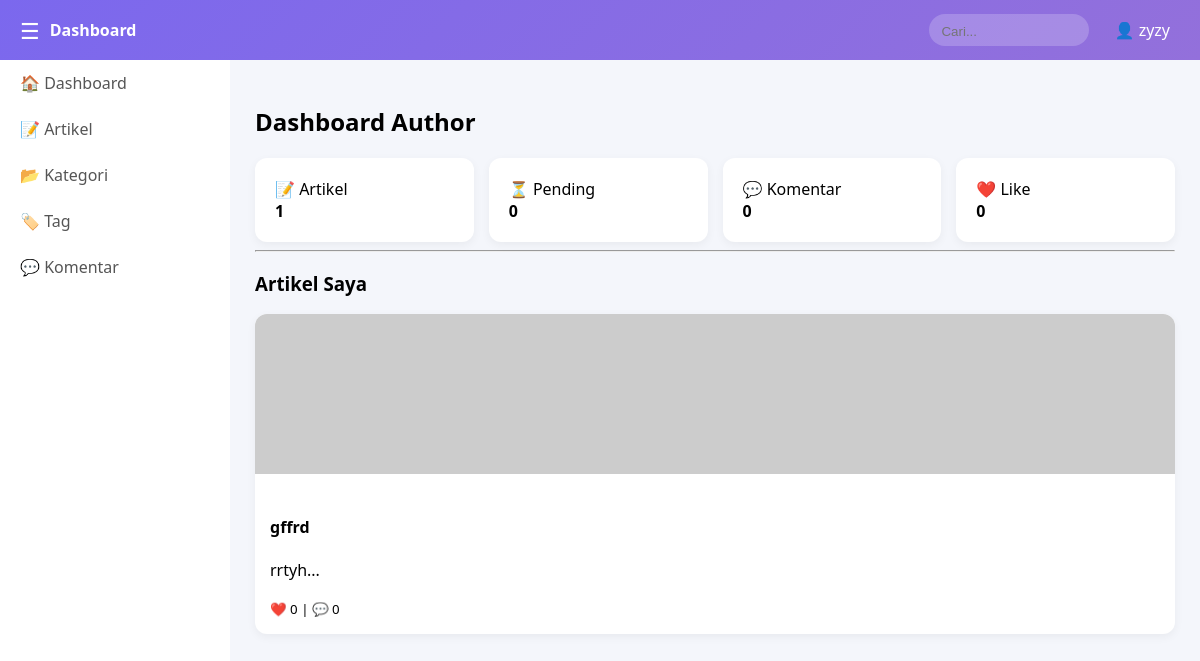
The page /author/dashboard.php (signed in) on the database its author committed.
### tables this page shows
CREATE TABLE `users` (
  `id_user` int(11) NOT NULL,
  `username` varchar(50) DEFAULT NULL,
  `password` varchar(255) DEFAULT NULL,
  `nama` varchar(100) DEFAULT NULL,
  `role` enum('admin','author','users') DEFAULT NULL
);

CREATE TABLE `artikel` (
  `id_artikel` int(11) NOT NULL,
  `judul` varchar(200) DEFAULT NULL,
  `isi` text DEFAULT NULL,
  `id_kategori` int(11) DEFAULT NULL,
  `id_user` int(11) DEFAULT NULL,
  `tanggal` datetime DEFAULT NULL,
  `gambar` varchar(255) DEFAULT NULL,
  `status` varchar(20) DEFAULT '''pending'''
);

### author/dashboard.php (the view, shortened to what this page needs)
<?php
include "../config/koneksi.php";
$id_user = $_SESSION['id_user'] ?? 0;
$keyword = $_GET['keyword'] ?? '';
$stmtUser = mysqli_prepare($koneksi, "SELECT nama FROM users WHERE id_user=?");
mysqli_stmt_bind_param($stmtUser, "i", $id_user);
mysqli_stmt_execute($stmtUser);
$user = mysqli_fetch_assoc(mysqli_stmt_get_result($stmtUser));
function countData($koneksi, $query, $types, ...$params) {
    $stmt = mysqli_prepare($koneksi, $query);
    mysqli_stmt_bind_param($stmt, $types, ...$params);
    mysqli_stmt_execute($stmt);
    return mysqli_fetch_assoc(mysqli_stmt_get_result($stmt))['COUNT(*)'] ?? 0;
}
$artikel  = countData($koneksi, "SELECT COUNT(*) FROM artikel WHERE id_user=?", "i", $id_user);
$pending  = countData($koneksi, "SELECT COUNT(*) FROM artikel WHERE id_user=? AND status='pending'", "i", $id_user);
$komentar = countData($koneksi, "
    SELECT COUNT(k.id_komentar)
    FROM komentar k
    JOIN artikel a ON k.id_artikel=a.id_artikel
    WHERE a.id_user=?", "i", $id_user);
$pakaiLike = mysqli_num_rows(mysqli_query($koneksi, "SHOW TABLES LIKE 'likes'")) > 0;
$like = $pakaiLike
    ? countData($koneksi, "
        SELECT COUNT(l.id_like)
        FROM likes l
        JOIN artikel a ON l.id_artikel=a.id_artikel
        WHERE a.id_user=?", "i", $id_user)
    : 0;
$query = "
SELECT a.*,
COUNT(DISTINCT k.id_komentar) as total_komentar,
".($pakaiLike ? "COUNT(DISTINCT l.id_like)" : "0")." as total_like
FROM artikel a
LEFT JOIN komentar k ON a.id_artikel=k.id_artikel
".($pakaiLike ? "LEFT JOIN likes l ON a.id_artikel=l.id_artikel" : "")."
WHERE a.id_user=?
";
$query .= " GROUP BY a.id_artikel ORDER BY total_like DESC";
$stmt = mysqli_prepare($koneksi, $query);
if ($keyword) {
    $search = "%$keyword%";
    mysqli_stmt_bind_param($stmt, "is", $id_user, $search);
} else {
    mysqli_stmt_bind_param($stmt, "i", $id_user);
}
mysqli_stmt_execute($stmt);
$listArtikel = mysqli_stmt_get_result($stmt);
?>
<!DOCTYPE html>
<html lang="id">
<head>
</head>
<body>
<div class="navbar">
    <div class="nav-left">
        <div class="menu-btn" onclick="toggleSidebar()">☰</div>
        <b>Dashboard</b>
    </div>
    <div class="nav-right">
        <form method="GET" class="search-box">
            <input type="text" name="keyword" placeholder="Cari..." value="<?= htmlspecialchars($keyword) ?>">
        </form>
        <div class="profile-menu" onclick="toggleDropdown(event)">
    👤 <?= htmlspecialchars($user['nama'] ?? 'Author') ?>
</div>
    </div>
</div>
<div class="sidebar" id="sidebar">
    <a href="#">🏠 Dashboard</a>
    <a href="artikel/index.php">📝 Artikel</a>
    <a href="kategori/index.php">📂 Kategori</a>
    <a href="tag/index.php">🏷️ Tag</a>
    <a href="komentar/index.php">💬 Komentar</a>
</div>
<div class="main" id="main">
<h2>Dashboard Author</h2>
<div class="cards">
    <div class="card">📝 Artikel<br><b><?= $artikel ?></b></div>
    <div class="card">⏳ Pending<br><b><?= $pending ?></b></div>
    <div class="card">💬 Komentar<br><b><?= $komentar ?></b></div>
    <div class="card">❤️ Like<br><b><?= $like ?></b></div>
</div>
<hr>
<h3>Artikel Saya</h3>
<div class="grid">
<?php while($a = mysqli_fetch_assoc($listArtikel)) {
    $gambar = (!empty($a['gambar']) && file_exists("../gambar/".$a['gambar']))
        ? "../gambar/".$a['gambar']
        : "https://via.placeholder.com/300x160";
?>
<div class="artikel">
    <img src="<?= $gambar ?>">
    <div class="artikel-content">
        <h4><?= htmlspecialchars($a['judul']) ?></h4>
        <p><?= substr(strip_tags($a['isi']),0,70) ?>...</p>
        <small>❤️ <?= $a['total_like'] ?> | 💬 <?= $a['total_komentar'] ?></small>
    </div>
</div>
<?php } ?>
</div>
</div>
</body>
</html>

### author/dashboard.php (style rules this page uses)
* { box-sizing:border-box }
body { margin:0;font-family:'Segoe UI';background:#f4f6fb }
.navbar { height:60px; background:linear-gradient(135deg,#7B68EE,#9370DB); display:flex; justify-content:space-between; align-items:center; padding:0 20px; color:white; position:fixed; top:0; left:0; right:0; z-index:1000; }
.nav-left { display:flex;align-items:center;gap:10px }
.menu-btn { cursor:pointer;font-size:22px }
.nav-right { display:flex;align-items:center;gap:15px }
.search-box { background:rgba(255,255,255,0.2); padding:5px 10px; border-radius:20px; }
.search-box input { border:none; background:transparent; color:white; outline:none; width:140px; }
.profile-menu { position:relative;cursor:pointer;padding:5px 10px;border-radius:8px }
.sidebar { width:230px; height:100vh; background:white; position:fixed; top:60px; transition:.3s; }
.sidebar a { display:block; padding:12px 20px; color:#555; text-decoration:none; }
.main { margin-left:230px; margin-top:60px; padding:25px; transition:.3s; }
.cards { display:grid; grid-template-columns:repeat(auto-fit,minmax(180px,1fr)); gap:15px; }
.card { background:white; padding:20px; border-radius:12px; box-shadow:0 3px 10px rgba(0,0,0,0.05); }
.grid { display:grid; grid-template-columns:repeat(auto-fit,minmax(250px,1fr)); gap:20px; }
.artikel { background:white; border-radius:12px; overflow:hidden; box-shadow:0 3px 10px rgba(0,0,0,0.05); }
.artikel img { width:100%; height:160px; object-fit:cover; }
.artikel-content { padding:15px }

### rows shown on the page
users: nama "zyzy"
artikel: judul "gffrd", isi "rrtyh", total_like "0", total_komentar "0"

### other values the page prints
$artikel "1"
$pending "0"
$komentar "0"
$like "0"
